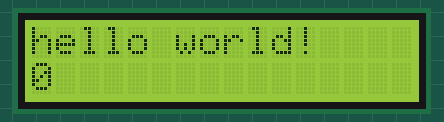
A sketch run on a simulated Arduino Uno, built with avr-gcc and run on an emulated ATmega328P. Shown: 16×2 character LCD.

Above: at 0.1 s.
At 4.1 s:
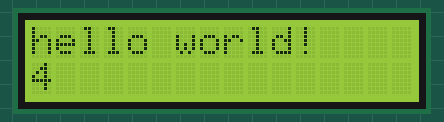
At 9.1 s:
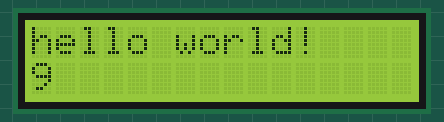
At 19.1 s:
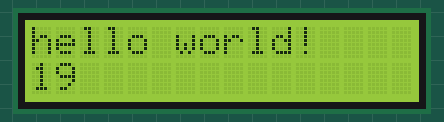
At 29.1 s:
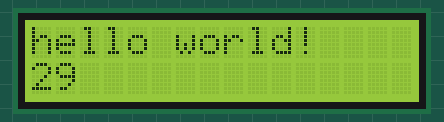
At 39.1 s:
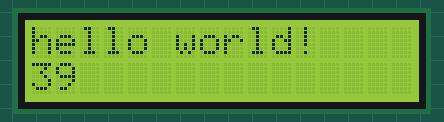

Measured:
- what the display in image 1 shows lasts 1.0 s, from 4.0 s to 5.0 s

The sketch:

LCD_test_2.ino
```cpp
// include the library code:
#include <LiquidCrystal.h>

// Initialize the library with the interface pins
//LiquidCrystal lcd(2,3 , 5, 4, 3, 2);
LiquidCrystal lcd(3, 4, 16, 15, 14, 13);

void setup() {
// set up the LCD's number of columns and rows
lcd.begin(16, 2);
// Print a message to the LCD
lcd.print("hello world!");
}


void loop() {
// set the cursor to column 0, line 1
// (line 1 is the second row, since counting begins with 0)
lcd.setCursor(0, 1);
// print the number of seconds since reset:
lcd.print(millis()/1000);
}
```
